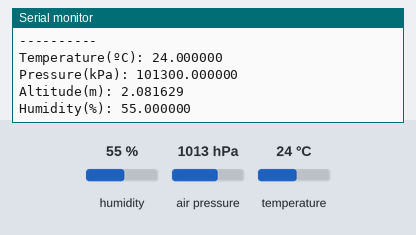
Simulated run of this sketch. Board: ESP32. Shown: the last lines printed to the serial monitor. The inputs (shaded band) are chosen by the test bench; at power-on: humidity 55 %, air pressure 1013 hPa, temperature 24 °C.

Above: at 1.2 s.
1.3 s: humidity set to 22 %
At 2.6 s:
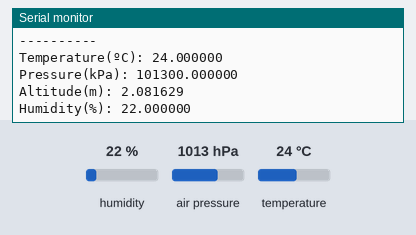
2.8 s: air pressure set to 952 hPa
At 3.9 s:
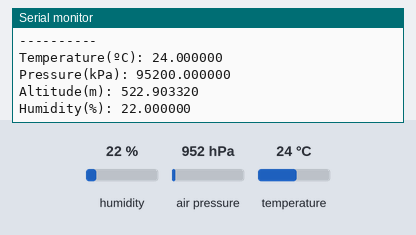

The sketch:

BME280LibraryTest.ino
```cpp
/*load libraries*/
#include "SparkFunBME280.h"
#include "Wire.h"

#define SLAVE_ADDRESS 0x76
/*define the chip as an object*/
BME280 BME280_chip;

void setup() {
  /*start the serial*/
  Serial.begin(115200);
  /*join the I2C port and set to 400kHz*/
  Wire.begin(0,2);
  Wire.setClock(400000);
  /*Change the sensor to I2C mode and address it*/
  BME280_chip.settings.commInterface = I2C_MODE;
  BME280_chip.settings.I2CAddress = SLAVE_ADDRESS;
  /*Make the sensor run in normal mode*/
  BME280_chip.settings.runMode = 3;
  /*Set the standby time to minimum to maximize sampling frequency*/
  BME280_chip.settings.tStandby = 0;
  /*Set the noise filter to be stopped*/
  BME280_chip.settings.filter = 0;
  /*Set the oversampling of the sensors to 1*/
  BME280_chip.settings.tempOverSample = 1;
  BME280_chip.settings.pressOverSample = 1;
  BME280_chip.settings.humidOverSample = 1;
  /*Make sure the sensors have time to setup properly*/
  delay(10);
  /*Start the sensor*/
  BME280_chip.begin();
  /* Check communication before continue */
  if (BME280_chip.beginI2C(Wire) == false)
  {
    Serial.printf("The sensor did not respond. Please check wiring.\n");
    /* Stop here (WDT will reset at some point) */
    while(1);
  }
}

void loop() {
  /*Save the sampled data into variables*/
  float Temp=BME280_chip.readTempC();
  float Press=BME280_chip.readFloatPressure();
  float Altitude=BME280_chip.readFloatAltitudeMeters();
  float Humid=BME280_chip.readFloatHumidity();
  /*Print the sampled variables*/
  Serial.printf("----------\n"
  "Temperature(ºC): %f\n"
  "Pressure(kPa): %f\n"
  "Altitude(m): %f\n"
  "Humidity(%c): %f\n",Temp,Press,Altitude,37,Humid);
  delay(1000);
}
```

Measured:
- after the input at 1.3 s, the serial monitor: prints a new line after 0.73 s (image 1)
- after the input at 2.8 s, the serial monitor: prints a new line after 0.24 s (image 2)
